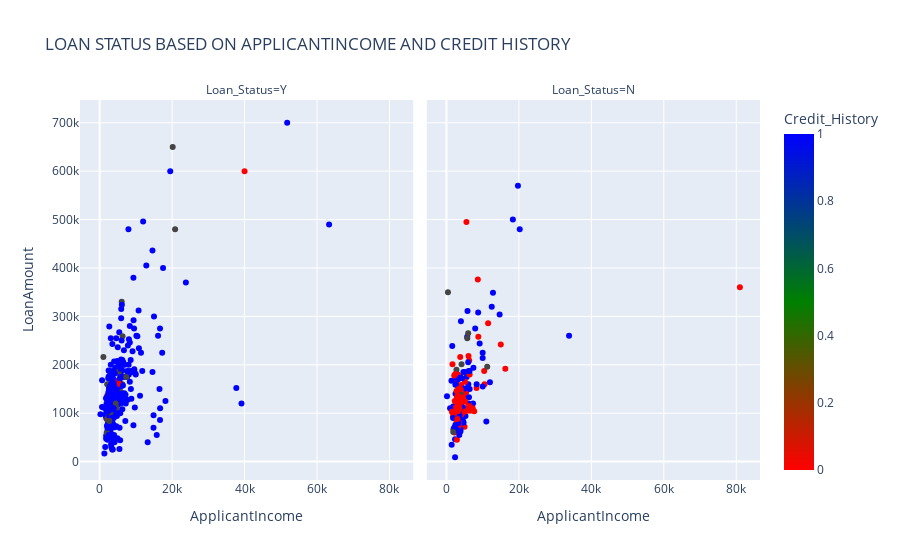

This figure's notebook cell:
### Code cell
px.scatter(train,x='ApplicantIncome',y='LoanAmount',color='Credit_History',facet_col='Loan_Status',
           color_continuous_scale=["red", "green", "blue"],title='LOAN STATUS BASED ON APPLICANTINCOME AND CREDIT HISTORY')

### Figure 1 — Plotly figure (JSON) as saved in the notebook; plotly's stock layout.template omitted (floating-point values rounded to 4 significant figures; data arrays with more than 128 entries replaced by an {"elided": "..."} marker saying what was removed)
{"data": [{"hoverlabel": {"namelength": 0}, "hovertemplate": "Loan_Status=Y<br>ApplicantIncome=%{x}<br>LoanAmount=%{y}<br>Credit_History=%{marker.color}", "legendgroup": "", "marker": {"color": {"elided": "422 int values"}, "coloraxis": "coloraxis", "symbol": "circle"}, "mode": "markers", "name": "", "showlegend": false, "type": "scatter", "x": {"elided": "422 int values"}, "xaxis": "x", "y": {"elided": "422 int values"}, "yaxis": "y"}, {"hoverlabel": {"namelength": 0}, "hovertemplate": "Loan_Status=N<br>ApplicantIncome=%{x}<br>LoanAmount=%{y}<br>Credit_History=%{marker.color}", "legendgroup": "", "marker": {"color": {"elided": "192 int values"}, "coloraxis": "coloraxis", "symbol": "circle"}, "mode": "markers", "name": "", "showlegend": false, "type": "scatter", "x": {"elided": "192 int values"}, "xaxis": "x2", "y": {"elided": "192 int values"}, "yaxis": "y2"}], "layout": {"annotations": [{"font": {}, "showarrow": false, "text": "Loan_Status=Y", "x": 0.245, "xanchor": "center", "xref": "paper", "y": 1, "yanchor": "bottom", "yref": "paper"}, {"font": {}, "showarrow": false, "text": "Loan_Status=N", "x": 0.755, "xanchor": "center", "xref": "paper", "y": 1, "yanchor": "bottom", "yref": "paper"}], "coloraxis": {"colorbar": {"title": {"text": "Credit_History"}}, "colorscale": [[0, "red"], [0.5, "green"], [1, "blue"]]}, "legend": {"tracegroupgap": 0}, "title": {"text": "LOAN STATUS BASED ON APPLICANTINCOME AND CREDIT HISTORY"}, "xaxis": {"anchor": "y", "domain": [0, 0.49], "title": {"text": "ApplicantIncome"}}, "xaxis2": {"anchor": "y2", "domain": [0.51, 1], "matches": "x", "title": {"text": "ApplicantIncome"}}, "yaxis": {"anchor": "x", "domain": [0, 1], "title": {"text": "LoanAmount"}}, "yaxis2": {"anchor": "x2", "domain": [0, 1], "matches": "y", "showticklabels": false}}}
